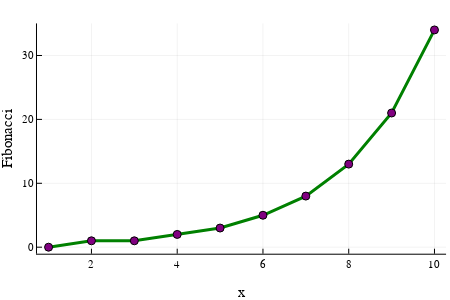

This figure's notebook cell:
### Code cell
sequence = [0, 1, 1, 2, 3, 5, 8, 13, 21, 34]
plot(sequence, xlabel="x", ylabel="Fibonacci", linewidth=3, label=false, color="green", size=(450, 300))
scatter!(sequence, color="purple", label=false, size=(450, 300))

### Figure 1 — Plotly figure (JSON) as saved in the notebook; plotly's stock layout.template omitted (floating-point values rounded to 4 significant figures)
{"data": [{"colorbar": {"len": 0.8858, "title": {"text": ""}, "x": 0.9913, "y": 0.544}, "legendgroup": "", "line": {"color": "rgba(0, 128, 0, 1.000)", "dash": "solid", "shape": "linear", "width": 3}, "mode": "lines", "name": "", "showlegend": false, "type": "scatter", "x": [1, 2, 3, 4, 5, 6, 7, 8, 9, 10], "xaxis": "x", "y": [0, 1, 1, 2, 3, 5, 8, 13, 21, 34], "yaxis": "y", "zmax": null, "zmin": null}, {"colorbar": {"len": 0.8858, "title": {"text": ""}, "x": 0.9913, "y": 0.544}, "legendgroup": "", "marker": {"color": "rgba(128, 0, 128, 1.000)", "line": {"color": "rgba(0, 0, 0, 1)", "width": 1}, "size": 8, "symbol": "circle"}, "mode": "markers", "name": "", "showlegend": false, "type": "scatter", "x": [1, 2, 3, 4, 5, 6, 7, 8, 9, 10], "xaxis": "x", "y": [0, 1, 1, 2, 3, 5, 8, 13, 21, 34], "yaxis": "y", "zmax": null, "zmin": null}], "layout": {"annotations": [], "height": 300, "legend": {"bgcolor": "rgba(255, 255, 255, 1.000)", "bordercolor": "rgba(0, 0, 0, 1)", "borderwidth": 1, "font": {"color": "rgba(0, 0, 0, 1)", "family": "sans-serif", "size": 11}, "title": {"font": {"color": "rgba(0, 0, 0, 1)", "family": "sans-serif", "size": 15}, "text": ""}, "tracegroupgap": 0, "traceorder": "normal", "x": 1, "xanchor": "auto", "y": 1, "yanchor": "auto"}, "margin": {"b": 20, "l": 0, "r": 0, "t": 20}, "paper_bgcolor": "rgba(255, 255, 255, 1.000)", "plot_bgcolor": "rgba(255, 255, 255, 1.000)", "showlegend": true, "width": 450, "xaxis": {"anchor": "y", "domain": [0.08221, 0.9913], "gridcolor": "rgba(0, 0, 0, 0.1)", "gridwidth": 0.5, "linecolor": "rgba(0, 0, 0, 1)", "mirror": false, "range": [0.73, 10.27], "showgrid": true, "showline": true, "showticklabels": true, "tickangle": 0, "tickcolor": "rgb(0, 0, 0)", "tickfont": {"color": "rgba(0, 0, 0, 1)", "family": "sans-serif", "size": 11}, "tickmode": "array", "ticks": "inside", "ticktext": ["2", "4", "6", "8", "10"], "tickvals": [2, 4, 6, 8, 10], "title": {"font": {"color": "rgba(0, 0, 0, 1)", "family": "sans-serif", "size": 15}, "text": "x"}, "type": "linear", "visible": true, "zeroline": false, "zerolinecolor": "rgba(0, 0, 0, 1)"}, "yaxis": {"anchor": "x", "domain": [0.1011, 0.9869], "gridcolor": "rgba(0, 0, 0, 0.1)", "gridwidth": 0.5, "linecolor": "rgba(0, 0, 0, 1)", "mirror": false, "range": [-1.02, 35.02], "showgrid": true, "showline": true, "showticklabels": true, "tickangle": 0, "tickcolor": "rgb(0, 0, 0)", "tickfont": {"color": "rgba(0, 0, 0, 1)", "family": "sans-serif", "size": 11}, "tickmode": "array", "ticks": "inside", "ticktext": ["0", "10", "20", "30"], "tickvals": [0, 10, 20, 30], "title": {"font": {"color": "rgba(0, 0, 0, 1)", "family": "sans-serif", "size": 15}, "text": "Fibonacci"}, "type": "linear", "visible": true, "zeroline": false, "zerolinecolor": "rgba(0, 0, 0, 1)"}}}
